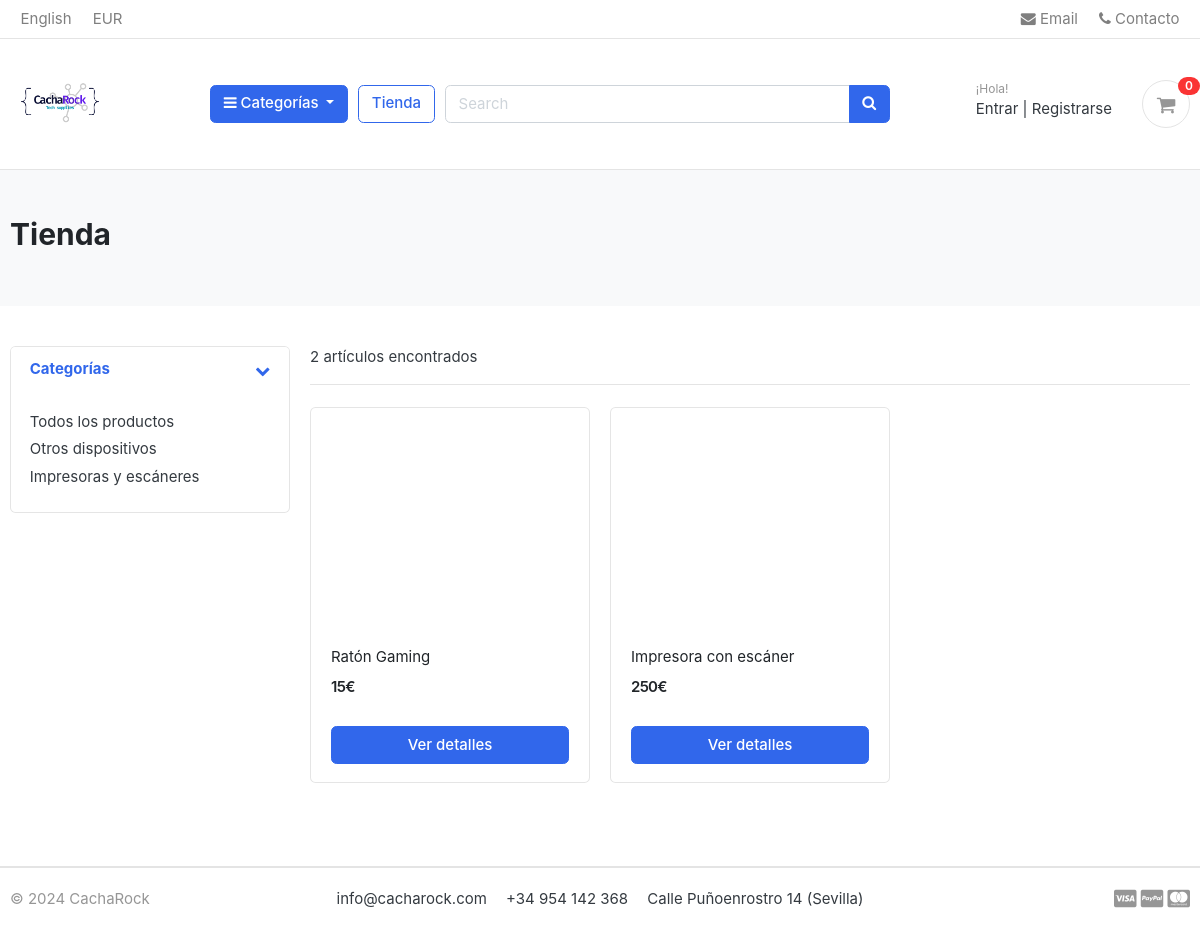
The app's page /tienda/, older data.
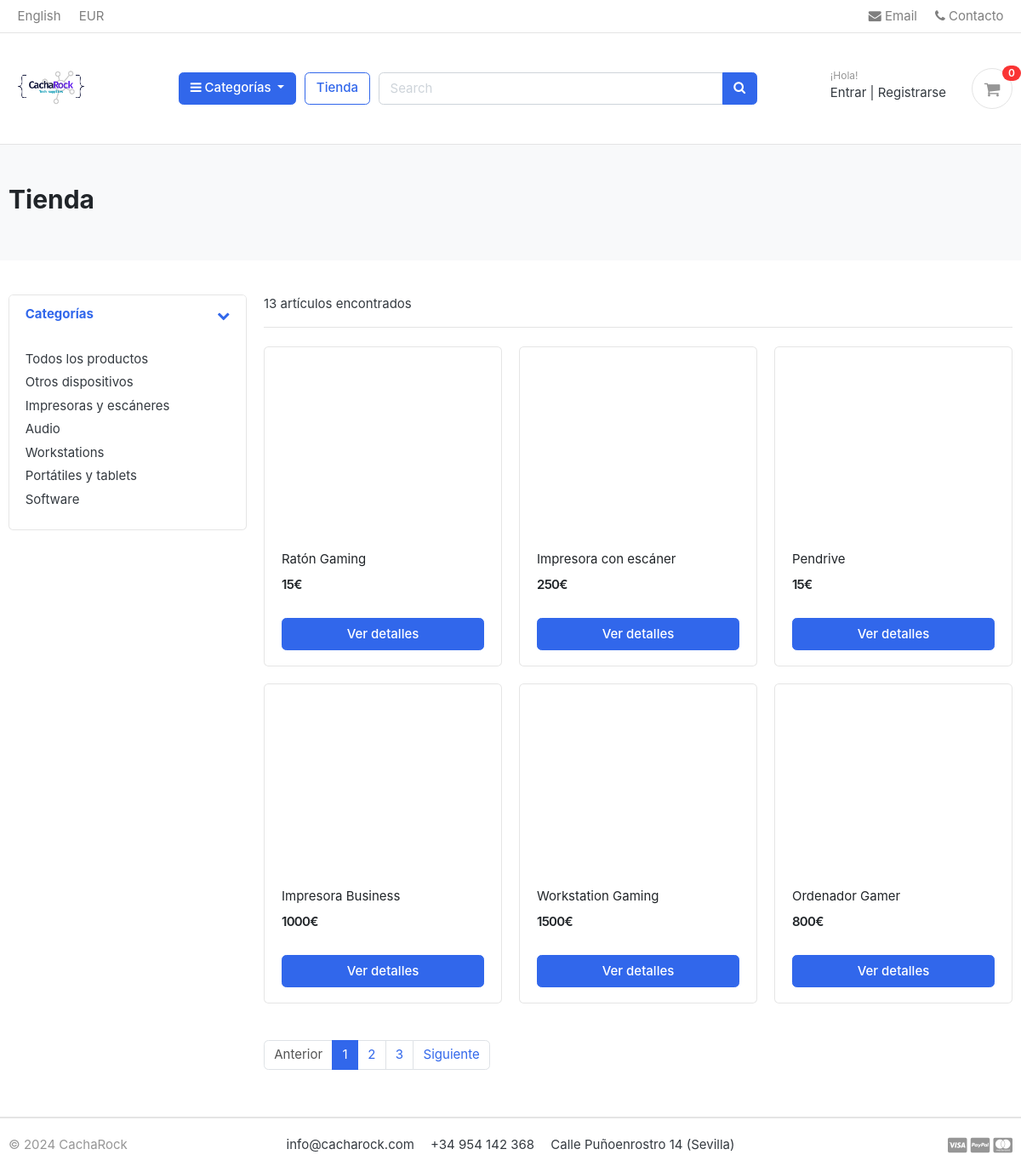
The same page, newer data.
### categoria/models.py (models this page shows, shortened)
class Categoria(models.Model):
    nombre_categoria = models.CharField(max_length=50, unique=True)
    slug = models.SlugField(max_length=100, unique=True)
    descripcion = models.CharField(max_length=255)
    cat_imagen = models.ImageField(upload_to='imagenes/categories/', blank=True)
    class Meta():
        verbose_name = 'Categoría'
        verbose_name_plural = 'Categorías'
    def get_url(self):
        return reverse('productos_por_categoria', args=[self.slug])

### tienda/models.py (models this page shows, shortened)
class Producto(models.Model):
    nombre_producto = models.CharField(max_length=200, unique=True)
    slug = models.SlugField(max_length=200, unique=True)
    descripcion_producto = models.TextField(max_length=500, blank=True)
    precio = models.IntegerField()
    imagen = models.ImageField(upload_to='imagenes/productos')
    stock_maximo = models.IntegerField(default=0)
    stock_disponible = models.IntegerField()
    disponibilidad = models.BooleanField(default=True)
    categoria = models.ForeignKey(Categoria, on_delete=models.CASCADE)
    fecha_creacion = models.DateTimeField(auto_now_add=True)
    fecha_modificacion = models.DateTimeField(auto_now=True)
    vendedor = models.ForeignKey(settings.AUTH_USER_MODEL, on_delete=models.CASCADE, related_name='productos', default=2)  # Aquí '1' es el ID del usuario predeterminado
    def get_url(self):
        return reverse('detalle_producto', args=[self.categoria.slug, self.slug])

### tienda/views.py (the view)
# urls.py: path('tienda/', include('tienda.urls')),
def tienda(request, categoria_slug=None):
    categorias = None
    productos = None
    if categoria_slug != None:
        categorias = get_object_or_404(Categoria, slug=categoria_slug)
        productos = Producto.objects.filter(categoria=categorias, disponibilidad=True)
        paginator = Paginator(productos, 3) # Paginación y artículos mostrados por página
        page = request.GET.get('page')
        paged_productos = paginator.get_page(page)
        numero_productos = productos.count()
    else:
        productos = Producto.objects.all().filter(disponibilidad=True).order_by('id')
        paginator = Paginator(productos, 6)
        page = request.GET.get('page')
        paged_productos = paginator.get_page(page)
        numero_productos = productos.count()
    context = {
        'productos': paged_productos,
        'numero_productos' : numero_productos
    }
    return render(request, 'tienda/tienda.html', context)

### carts/context_processors.py (called while the page is built)
def contador(request):
    cuenta_carrito = 0
    if 'admin' in request.path:
        return {}
    else:
        try:
            cart = Cart.objects.filter(cart_id=_cart_id(request))
            if request.user.is_authenticated:
                cart_items = CartItem.objects.all().filter(usuario=request.user)
            else:
                cart_items = CartItem.objects.all().filter(cart=cart[:1])
            for cart_item in cart_items:
                cuenta_carrito += cart_item.cantidad
        except Cart.DoesNotExist:
            cuenta_carrito = 0
    return dict(cuenta_carrito=cuenta_carrito)

### carts/views.py (called while the page is built)
def _cart_id(request):
    cart = request.session.session_key
    if not cart:
        cart = request.session.create()
    return cart

### categoria/context_processors.py (called while the page is built)
def menu_links(request):
    links = Categoria.objects.all()
    return dict(links=links)

### templates/tienda/tienda.html (shortened to what the changed rows need)
{% extends "base.html" %}
{% load static %}
{% block content %}
<section class="section-pagetop bg">
    <div class="container">
        {% if 'search' in request.path %}
        <h2 class="title-page">Encontrar productos</h2>
        {% else %}
        <h2 class="title-page">Tienda</h2>
        {% endif %}
    </div>
</section>
<section class="section-content padding-y">
    <div class="container">
        <div class="row">
            <aside class="col-md-3">
                <div class="card">
                    <article class="filter-group">
                        <div class="filter-content collapse show" id="collapse_1">
                            <div class="card-body">
                                <ul class="list-menu">
                                    {% for categoria in links %}
                                    <li><a href="{{ categoria.get_url }}">{{ categoria.nombre_categoria }}  </a></li>
                                    {% endfor %}
                                </ul>
                            </div>
                        </div>
                    </article>
                </div>
            </aside>
            <main class="col-md-9">
                <header class="border-bottom mb-4 pb-3">
                    <div class="form-inline">
                        <span class="mr-md-auto">{{ numero_productos }} artículos encontrados </span>
                    </div>
                </header>
                <div class="row">
                    {% if productos %}
                    {% for producto in productos %}
                    <div class="col-md-4">
                        <figure class="card card-product-grid">
                            <div class="img-wrap">
                            </div>
                            <figcaption class="info-wrap">
                                <div class="fix-height">
                                    <a href="{{ producto.get_url }}" class="title">{{ producto.nombre_producto }}</a>
                                    <div class="price-wrap mt-2">
                                        <span class="price">{{ producto.precio }}€</span>
                                    </div>
                                </div>
                                <a href="{{ producto.get_url }}" class="btn btn-block btn-primary">Ver detalles </a>
                            </figcaption>
                        </figure>
                    </div>
                    {% endfor %}
                    {% else %}
                    <div>
                        <h2>Sin resultados</h2>
                    </div>
                    {% endif %}
                </div>
                <nav class="mt-4" aria-label="Page navigation sample">
                    {% if productos.has_other_pages %}
                    <ul class="pagination">
                        {% if productos.has_previous %}
                        <li class="page-item"><a class="page-link" href="?page= {{ productos.previous_page_number }}">Anterior</a></li>
                        {% else %}
                        <li class="page-item disabled"><a class="page-link" href="#">Anterior</a></li>
                        {% endif %}
                        {% for i in productos.paginator.page_range %}
                            {% if productos.number == i %}
                              <li class="page-item active"><a class="page-link" href="#"> {{ i }} </a></li>
                            {% else %}
                              <li class="page-item"><a class="page-link" href="?page= {{ i }}"> {{ i }} </a></li>
                            {% endif %}
                        {% endfor %}
                        {% if productos.has_next %}
                          <li class="page-item"><a class="page-link" href="?page= {{ productos.next_page_number }}">Siguiente</a></li>
                        {% else %}
                          <li class="page-item disabled"><a class="page-link" href="#">Siguiente</a></li>
                        {% endif %}
                    </ul>
                    {% endif %}
                </nav>
            </main>
        </div>
    </div>
</section>
{% endblock content %}

Row changes from the older to the newer data that the page shows:
added Categoria: nombre_categoria "Audio"
added Categoria: nombre_categoria "Workstations"
added Categoria: nombre_categoria "Portátiles y tablets"
added Categoria: nombre_categoria "Software"
added Producto: nombre_producto "Pendrive", precio "15"
added Producto: nombre_producto "Impresora Business", precio "1000"
added Producto: nombre_producto "Workstation Gaming", precio "1500"
added Producto: nombre_producto "Ordenador Gamer", precio "800"
Text that changed along with them:
{{ numero_productos }}: "2" → "13"
text now shown: "Anterior Siguiente"
new list line: "1"
new list line: "2"
new list line: "3"
